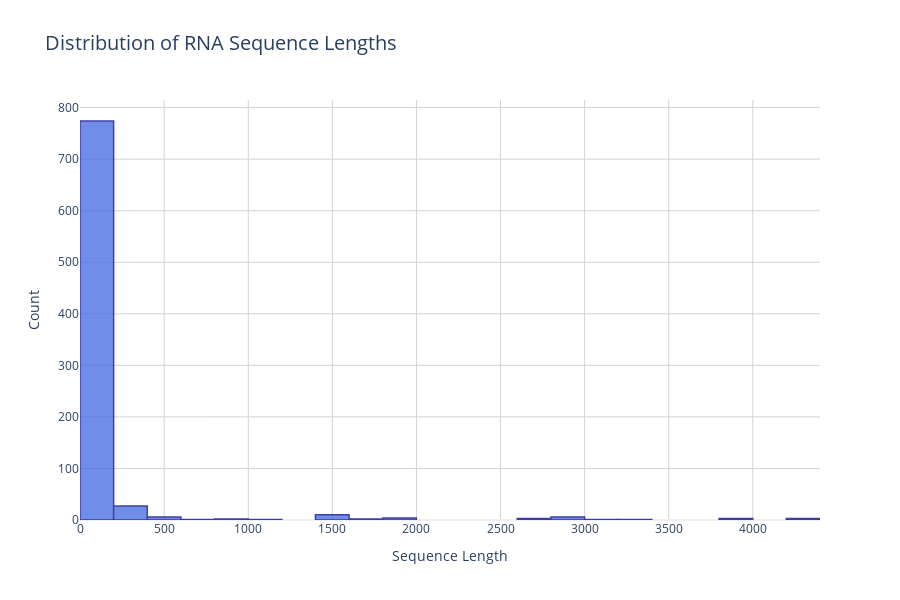

Source (notebook cell):
### Code cell
fig = px.histogram(
    train_sequences,
    x='length',
    nbins=30,
    title='Distribution of RNA Sequence Lengths',
    labels={'length': 'Sequence Length', 'count': 'Count'},
    template='plotly_white'
)

# Customize the layout
fig.update_layout(
    width=900,
    height=600,
    title_font_size=20,
    xaxis_title_font_size=16,
    yaxis_title_font_size=16,
    xaxis_title='Sequence Length',
    yaxis_title='Count'
)

# Add grid lines for better readability
fig.update_xaxes(showgrid=True, gridwidth=1, gridcolor='lightgray')
fig.update_yaxes(showgrid=True, gridwidth=1, gridcolor='lightgray')

# Customize histogram appearance
fig.update_traces(
    marker_color='royalblue',
    marker_line_color='darkblue',
    marker_line_width=1.5,
    opacity=0.75
)

# Show the plot
fig.show()

### Figure 1 — Plotly figure (JSON) as saved in the notebook; plotly's stock layout.template omitted (floating-point values rounded to 4 significant figures; data arrays with more than 128 entries replaced by an {"elided": "..."} marker saying what was removed)
{"data": [{"alignmentgroup": "True", "bingroup": "x", "hovertemplate": "Sequence Length=%{x}<br>count=%{y}<extra></extra>", "legendgroup": "", "marker": {"color": "royalblue", "line": {"color": "darkblue", "width": 1.5}, "pattern": {"shape": ""}}, "name": "", "nbinsx": 30, "offsetgroup": "", "opacity": 0.75, "orientation": "v", "showlegend": false, "type": "histogram", "x": {"elided": "844 int values"}, "xaxis": "x", "yaxis": "y"}], "layout": {"barmode": "relative", "height": 600, "legend": {"tracegroupgap": 0}, "title": {"font": {"size": 20}, "text": "Distribution of RNA Sequence Lengths"}, "width": 900, "xaxis": {"anchor": "y", "domain": [0, 1], "gridcolor": "lightgray", "gridwidth": 1, "showgrid": true, "title": {"text": "Sequence Length"}}, "yaxis": {"anchor": "x", "domain": [0, 1], "gridcolor": "lightgray", "gridwidth": 1, "showgrid": true, "title": {"text": "Count"}}}}
